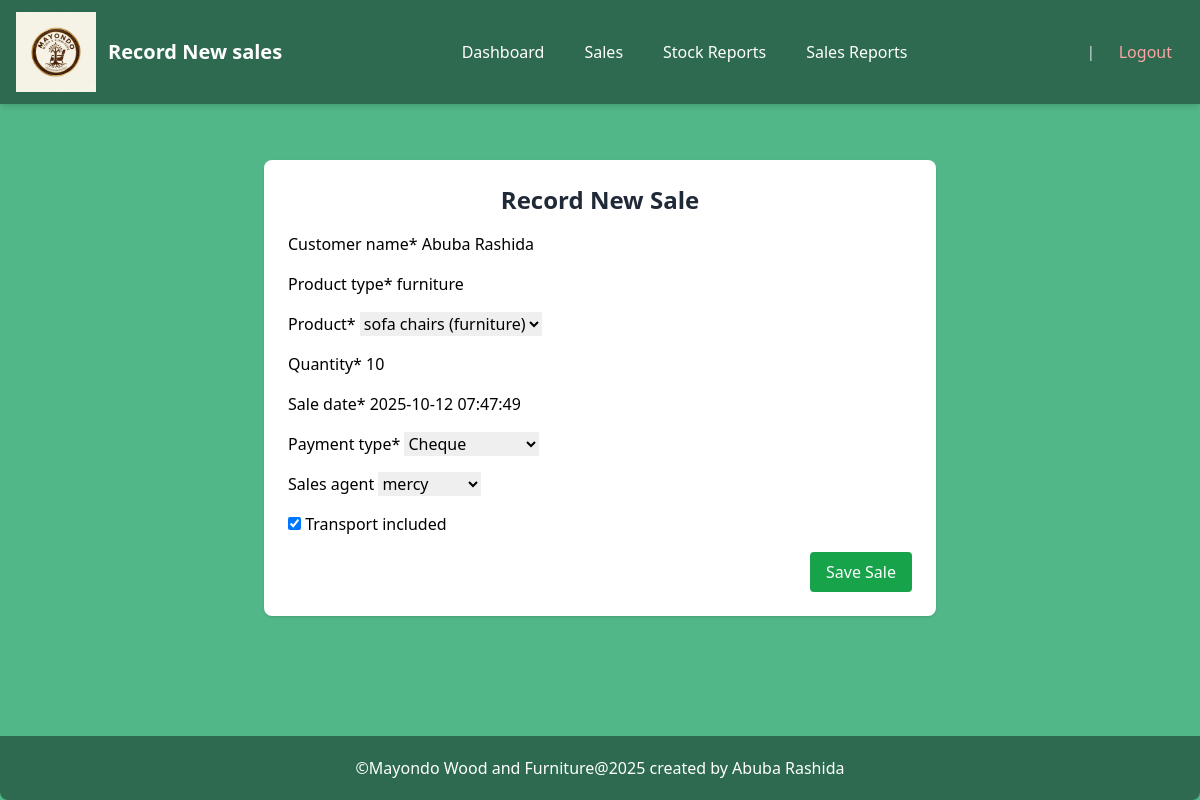
/sales/2/edit/, run on the app's committed database.
### mayondo_app/models.py (models this page shows, shortened)
class Sale(models.Model):
    customer_name = models.CharField(max_length=255)
    product_type = models.CharField(max_length=100)
    product = models.ForeignKey("Product", on_delete=models.CASCADE)
    quantity = models.PositiveIntegerField()
    sale_date = models.DateTimeField(default=now)
    payment_type = models.CharField(
        max_length=20,
        choices=[
            ('cash', 'Cash'),
            ('cheque', 'Cheque'),
            ('bank_overdraft', 'Bank Overdraft'),
        ]
    )
    sales_agent = models.ForeignKey(CustomUser, on_delete=models.SET_NULL, null=True, blank=True)
    transport_included = models.BooleanField(default=False)
    total = models.DecimalField(max_digits=12, decimal_places=2, default=0)
    class Meta:
        ordering = ['-sale_date']

### mayondo_app/views.py (the view)
# urls.py: path('sales/<int:pk>/edit/', sale_editpage, name="sale_edit"),
def sale_editpage(request, pk):
    sale = get_object_or_404(Sale, pk=pk)
    if request.method == "POST":
        form = SaleForm(request.POST, instance=sale)
        if form.is_valid():
            form.save()
            return redirect("mayondo_app:sales_listpage")
    else:
        form = SaleForm(instance=sale)
    return render(request, "sales_form.html", {"form": form})

### mayondo_app/forms.py
class SaleForm(forms.ModelForm):
    class Meta:
        model = Sale
        fields = [
            'customer_name',
            'product_type',
            'product',
            'quantity',
            'sale_date',
            'payment_type',
            'sales_agent',
            'transport_included',
        ]
    widgets = {
            'product': forms.Select(attrs={'class': 'border rounded-lg px-3 py-2 w-full focus:ring-2 focus:ring-indigo-500 focus:outline-none'}),
            'quantity': forms.NumberInput(attrs={'class': 'border rounded-lg px-5 py-4 w-full focus:ring-2 focus:ring-indigo-500 focus:outline-none','placeholder': 'Enter quantity'}),
            'sale_date': forms.DateInput(attrs={'type': 'date','class': 'border rounded-lg px-3 py-2 w-full focus:ring-2 focus:ring-indigo-500 focus:outline-none'}),
            'payment_type': forms.Select(choices=[
                ('cash', 'Cash'),
                ('cheque', 'Cheque'),
                ('bank_overdraft', 'Bank Overdraft'),
            ]),
            'transport_included': forms.CheckboxInput(attrs={'class': 'h-4 w-4 text-indigo-600 focus:ring-indigo-500 rounded'}),
        }

### mayondo_app/models.py (called while the page is built)
      def __str__(self):
        return self.username

    def __str__(self):
        return f"{self.name} ({self.type})"

### mayondo_app/templates/sales_form.html (shortened to what this page needs)
{% load static %}
<!DOCTYPE html>
<html lang="en">
<head>
 <script src="https://cdn.tailwindcss.com"></script>
     <link rel="stylesheet" href="{% static 'css/style.css' %}" >
</head>
<body class="mt-10 bg-[#52B788]">
    <nav class="fixed top-0 left-0 w-full bg-[#2D6A4F] text-white shadow-md z-50">
  <div class="max-w-7xl mx-auto px-4 py-3 flex justify-between items-center">
    <div class="flex items-center space-x-3 h-20">
           <img src="{% static 'images/logo.png' %}" alt="Mayondo Logo" class="h-20 w-20 object-contain">
      <h2 class="text-xl font-bold">Record New sales</h2>
    </div>
    <div class="hidden md:flex space-x-4">
      <a href="{% url 'mayondo_app:dashboard' %}" class="px-3 py-2 rounded hover:bg-green-700 transition">
        Dashboard
      </a>
      <a href="{% url 'mayondo_app:sales_listpage' %}" class="px-3 py-2 rounded hover:bg-green-700 transition">
        Sales
      </a>
      <a href="{% url 'mayondo_app:stock_report' %}" class="px-3 py-2 rounded hover:bg-green-700 transition">
        Stock Reports
      </a>
      <a href="{% url 'mayondo_app:sales_report' %}" class="px-3 py-2 rounded hover:bg-green-700 transition">
        Sales Reports
      </a>
    </div>
    <div class="flex items-center space-x-3">
      <span class="text-sm text-gray-200">
         {{ user.username|title }} | {{ user.role|title }}
      </span>
      <a href="{% url 'mayondo_app:logout' %}" class="px-3 py-2 rounded text-red-300 hover:text-white hover:bg-red-500 transition">
        Logout
      </a>
    </div>
  </div>
</nav>
<div class="pt-20 px-4">
    {% load crispy_forms_tags %}
<div class="sale-form-container max-w-2xl mx-auto bg-white p-6 rounded-lg shadow">
    <h2 class="sale-form-title text-2xl font-bold mb-4">Record New Sale</h2>
    <form method="post" class="space-y-4">
        {{ form|crispy }}
        <div class="flex justify-end">
            <button type="submit" class="bg-green-600 text-white px-4 py-2 rounded hover:bg-[#52b788]">
                Save Sale
            </button>
        </div>
    </form>
</div>
 <footer style="Position: fixed; bottom: 0; left: 0; width: 100%;"><br>
      <p class="footer">&copy;Mayondo Wood and Furniture@2025 created by Abuba Rashida</p>
    </footer>
</body>
</html>

### mayondo_app/static/css/style.css (style rules this page uses)
.form-label { width: 30%; font-weight: 500; }
.sale-form-container { max-width: 40rem; margin: 2.5rem auto; background: #fff; padding: 1.5rem; border-radius: 0.5rem; box-shadow: 0 2px 6px rgba(0, 0, 0, 0.1); }
.sale-form-title { font-size: 1.25rem; font-weight: bold; margin-bottom: 1.5rem; text-align: center; color: #1f2937; }
.footer { text-align: center; padding: 20px; background-color: #2d6a4f; color: #fff; border-radius: 0 0 8px 8px; }

### data on the page
Sale: customer_name "Abuba Rashida", product_type "furniture", product "sofa chairs (furniture)", quantity "10", sale_date "2025-10-12 07:47:49", payment_type "Cheque", sales_agent "mercy", transport_included "☑"
